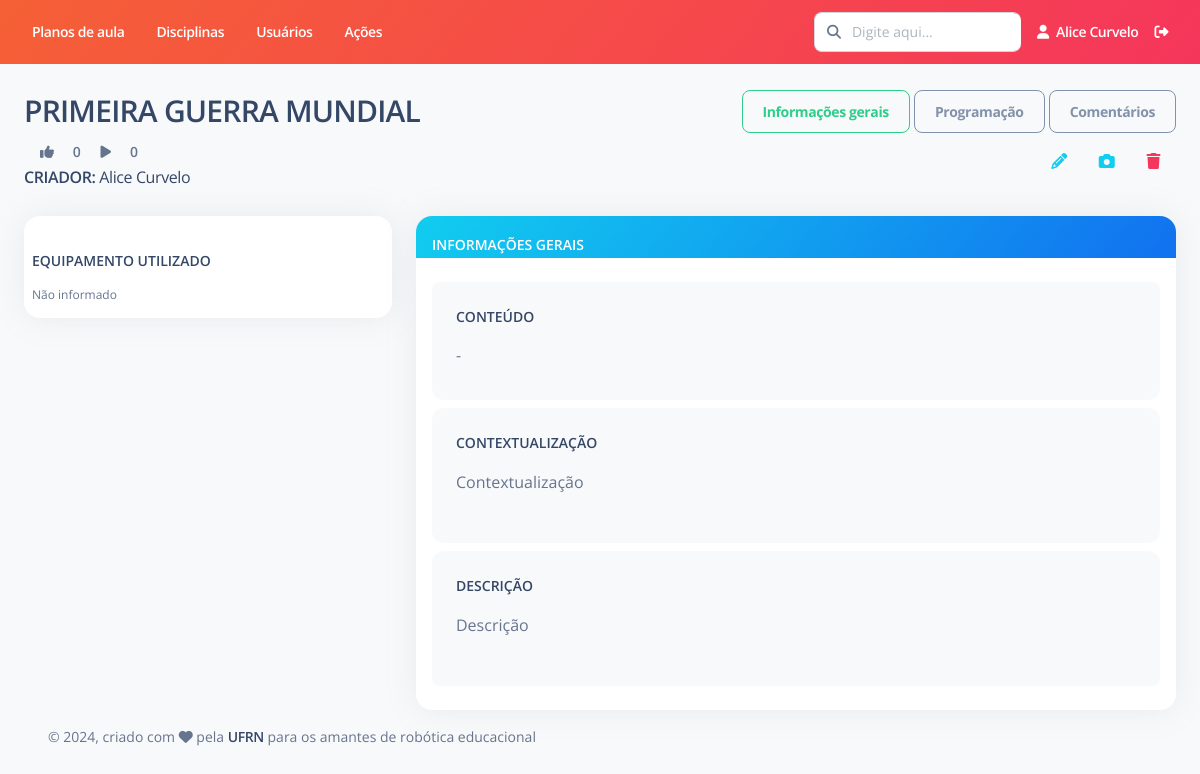
/plano-aula/detalhes/1/ (signed in), run on an earlier commit of the app's database.
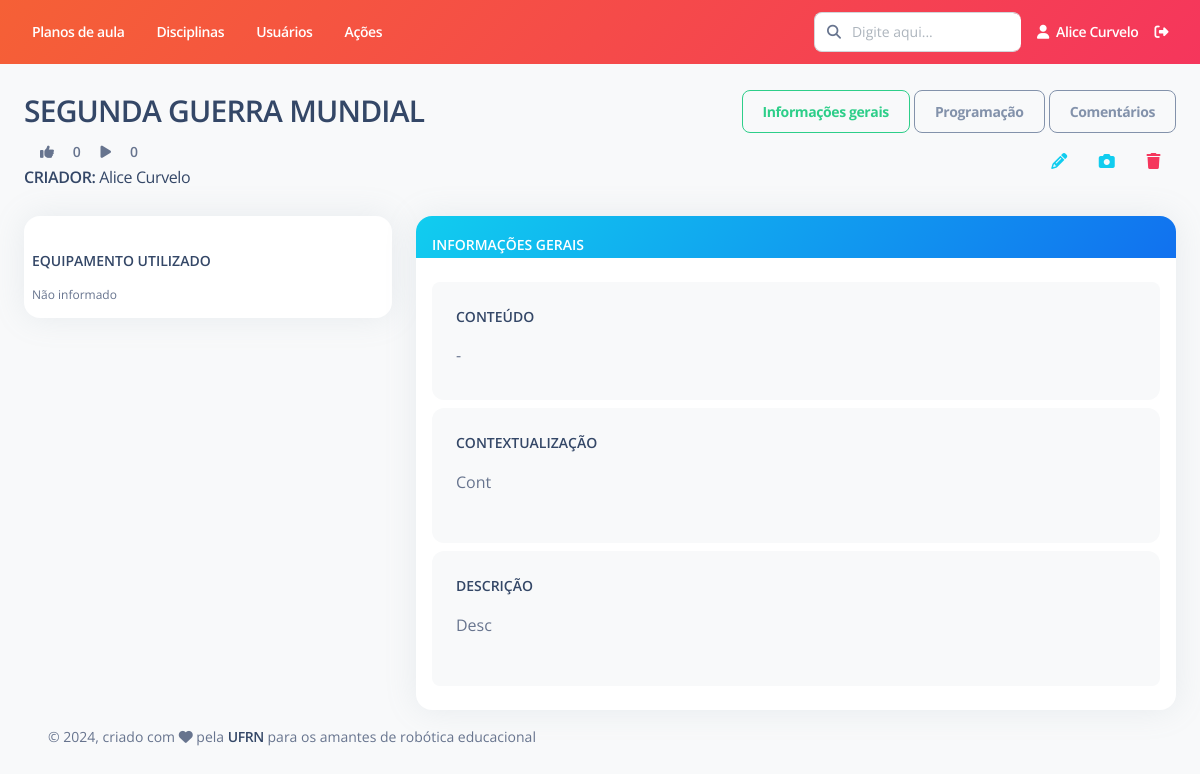
And on a later commit of the database.
### PlanoAula/models.py (models this page shows)
class PlanoAula(models.Model):
    criador = models.ForeignKey(Usuario, on_delete=models.RESTRICT,null=True, verbose_name="Responsável")
    data_criacao = models.DateTimeField(default=timezone.now, verbose_name="Data de criação")
    titulo = models.CharField(max_length=200, verbose_name="Título")
    contextualizacao = models.TextField(verbose_name="Contextualização")
    descricao_atividade = models.TextField(verbose_name="Descrição da atividade")
    avaliacao = models.TextField(verbose_name="Critérios de avaliação", blank=True, null=True)
    conteudos = models.ManyToManyField(Conteudo, related_name="planos_de_aula", verbose_name="Conteúdos")
    robo_equipamento = models.CharField(max_length=200, blank=True, null=True, verbose_name="Equipamento")
    robo_descricao = models.TextField(blank=True, null=True, verbose_name="Descrição do robô")
    robo_link = models.TextField(verbose_name="Links", blank=True, null=True)
    prog_linguagem = models.CharField(max_length=200, blank=True, null=True, verbose_name="Linguagem de programação")
    prog_descricao = models.TextField(blank=True, null=True, verbose_name="Descrição da programação")
    prog_link = models.TextField(verbose_name="Links", blank=True, null=True)
    prog_codigos = models.FileField(upload_to=diretorio_plano_aula, blank=True, null=True, verbose_name="Códigos")
    robo_pdf = models.FileField(upload_to=diretorio_plano_aula, blank=True, null=True, verbose_name="Manual de montagem do robô")
    status = models.BooleanField(default=True)
    def __str__(self):
        return self.titulo
    class Meta:
        ordering = ['titulo']
        verbose_name = "Plano de aula"
        verbose_name_plural = "Planos de aula"

### PlanoAula/views.py (the view, shortened to what this page needs)
# urls.py: path('detalhes/<int:pk>/', views.Detalhe.as_view(), name='detalhes'),
class Detalhe(LoginRequiredMixin, FormMixin, generic.DetailView):
    model = PlanoAula
    template_name = "PlanoAula/detalhes.html"
    context_object_name = "plano_aula"
    form_class = forms.FormNovaMensagem
    def get_context_data(self,**kwargs):
        context = super(Detalhe,self).get_context_data(**kwargs)
        robo_fotos = FotoRobo.objects.filter(plano_aula = self.get_object().pk)
        context['robo_fotos'] = robo_fotos
        robo_videos = VideoRobo.objects.filter(plano_aula = self.get_object().pk)
        context['robo_videos'] = robo_videos
        execucao_fotos = FotoExecucao.objects.filter(plano_aula = self.get_object().pk)
        context['execucao_fotos'] = execucao_fotos
        execucao_videos = VideoExecucao.objects.filter(plano_aula = self.get_object().pk)
        context['execucao_videos'] = execucao_videos
        lista_mensagens = MensagemPlanoAula.objects.filter(plano_aula__id = self.kwargs['pk'], mensagem_original = None)
        context['lista_mensagens'] = lista_mensagens
        context['form_nome_mensagem'] = forms.FormNovaMensagem()
        return context

### PlanoAula/forms.py (shortened to what this page needs)
class FormNovaMensagem(ModelForm):
    class Meta:
        model = MensagemPlanoAula
        fields = ('texto',)

### PlanoAula/templatetags/attribute_tags.py (called while the page is built)
@register.filter
def encontrar_usuario_lista(qs, usuario):
    lista = list(qs.values_list('usuario', flat=True))
    if usuario in lista:
        return True
    else:
        return False

### Usuario/models.py (called while the page is built)
    def __str__(self):
        return self.first_name + " " + self.last_name

### templates/PlanoAula/detalhes.html (shortened to what the changed rows need)
{% extends "Base/base.html" %}
{% load static %}
{% load bootstrap5 %}
{% load string_tags %}
{% load attribute_tags %}
{% load crispy_forms_tags %}
{% block conteudo %}
<br>
<div class="row">
    <div class="col-6">
        <h3 class="text-uppercase font-weight-bold">{{plano_aula.titulo}}</h3>
        <span class="text-sm text-uppercase font-weight-bold">
            {% if plano_aula.likes.all|encontrar_usuario_lista:user.id %}
                <a onclick="marcar_favorito({{plano_aula.id}}, {{user.id}}, '-')">
                    <i class="fas fa-thumbs-up px-3" id="icon_thumbs_up_{{plano_aula.id}}"
                    style="color: var(--bs-success);"></i>
                </a>
            {% else %}
                <a onclick="marcar_favorito({{plano_aula.id}}, {{user.id}}, '-')">
                    <i class="fas fa-thumbs-up px-3" id="icon_thumbs_up_{{plano_aula.id}}"></i>
                </a>
            {% endif %}
            <span class="text-sm text-uppercase font-weight-bold" id="contador_thumbs_up_{{plano_aula.id}}">{{ plano_aula.likes.count }}</span>
        </span>
        <span class="text-sm text-uppercase font-weight-bold">
            {% if plano_aula.execucoes.all|encontrar_usuario_lista:user.id %}
                <a onclick="marcar_executado({{plano_aula.id}}, {{user.id}}, '-')">
                    <i class="fas fa-play px-3" id="icon_play_{{plano_aula.id}}"
                    style="color: var(--bs-success);"></i>
                </a>
            {% else %}
                <a onclick="marcar_executado({{plano_aula.id}}, {{user.id}}, '-')">
                    <i class="fas fa-play px-3" id="icon_play_{{plano_aula.id}} style="color: gray;"></i>
                </a>
            {% endif %}
            <span class="text-sm text-uppercase font-weight-bold" id="contador_play_{{plano_aula.id}}">{{ plano_aula.execucoes.count }}</span>
        </span>
        <br>
        <a href="{% url 'usuario:informacoes_plano_aula' pk=plano_aula.criador.pk %}"><span class="text-md mb-0 text-uppercase font-weight-bold">Criador: </span>
            <span>{{plano_aula.criador}}</span>
        </a>
    </div>
</div>
<br>
<div>
    <div id="div_inf_gerais">
        <div class="row">
        <br>
        <div class="col-lg-8 col-md-0">
            <div class="card">
                <div class="card-body pt-4 p-3">
                    <ul class="list-group">
                        <li class="list-group-item border-0 d-flex p-4 mb-2 bg-gray-100 border-radius-lg">
                            <div class="d-flex flex-column">
                                <span class="mb-2 text-xs">{{ plano_aula.contextualizacao|linebreaks }}</span>
                            </div>
                        </li>
                        <li class="list-group-item border-0 d-flex p-4 mb-2 bg-gray-100 border-radius-lg">
                            <div class="d-flex flex-column">
                                <span class="mb-2 text-xs">{{ plano_aula.descricao_atividade|linebreaks }}</span>
                            </div>
                        </li>
                    </ul>
                </div>
            </div>
        </div>
    </div>
</div>
{% endblock %}

What changed in the data, as far as the page shows it:
changed PlanoAula "Alice Curvelo": titulo "PRIMEIRA GUERRA MUNDIAL" → "SEGUNDA GUERRA MUNDIAL"; contextualizacao "Contextualização" → "Cont"; descricao_atividade "Descrição" → "Desc"
